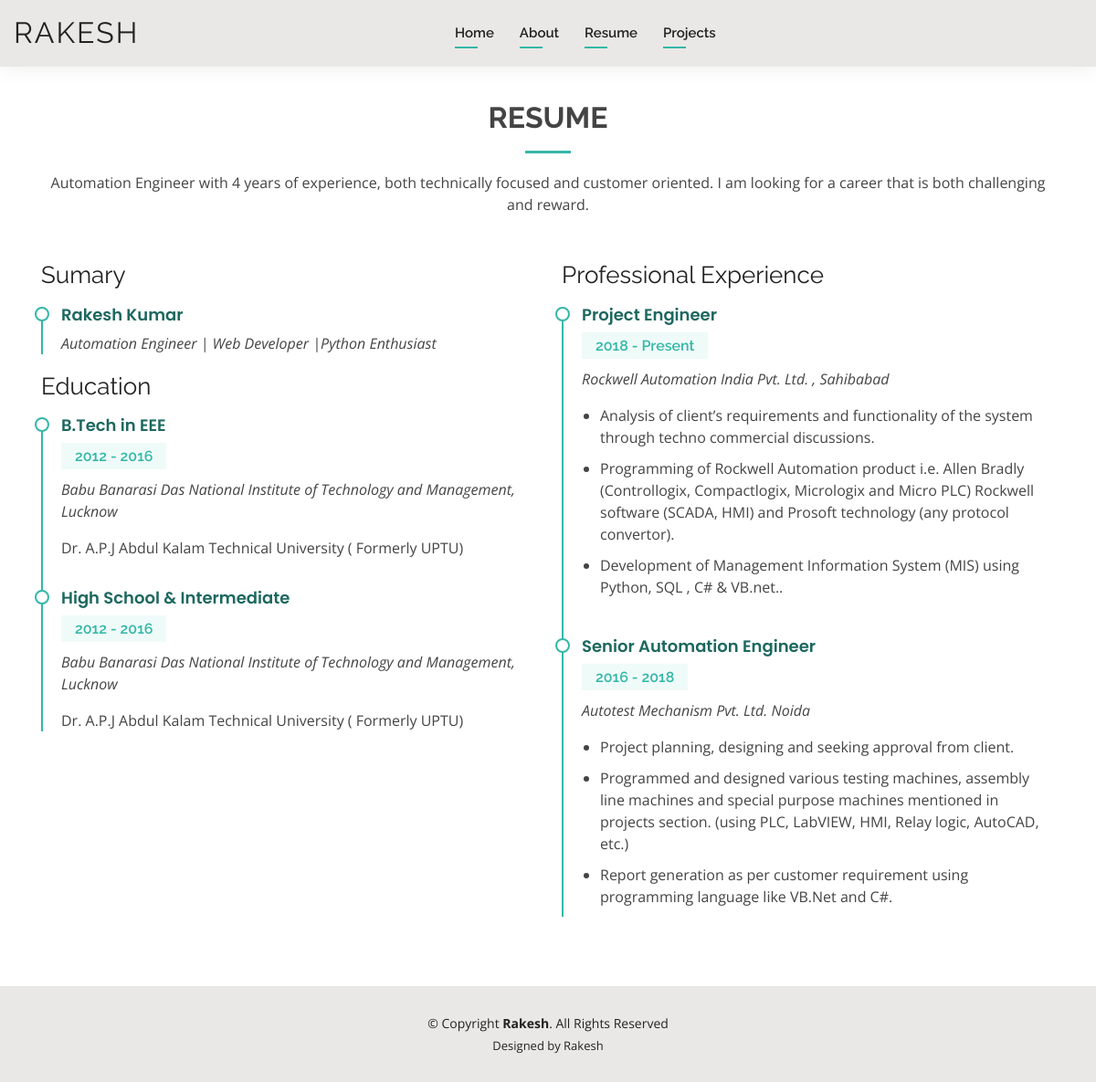
Screenshot of /resume/ with the database file from the repository.
### rakesh/models.py (models this page shows, shortened)
class MyResumeModel(models.Model):
    my_name = models.CharField(max_length=100, null=True, blank=True)
    about_headline = models.TextField(null=True, blank=True)
    current_profile = models.CharField(max_length=100, null=True, blank=True)
    current_profile_details = models.TextField(null=True, blank=True)
    my_age = models.CharField(max_length=100, null=True, blank=True)
    my_phone = models.CharField(max_length=100, null=True, blank=True)
    my_current_location = models.CharField(max_length=100, null=True, blank=True)
    degree = models.CharField(max_length=100, null=True, blank=True)
    email = models.CharField(max_length=100, null=True, blank=True)
    freelance = models.CharField(max_length=100, null=True, blank=True)
    about_myself = models.TextField(null=True, blank=True)
    skills_details = models.TextField(null=True, blank=True)
    skill1 = models.CharField(max_length=100, null=True, blank=True)
    skill1_percentage = models.CharField(max_length=100, null=True, blank=True)
    skill2 = models.CharField(max_length=100, null=True, blank=True)
    skill2_percentage = models.CharField(max_length=100, null=True, blank=True)
    skill3 = models.CharField(max_length=100, null=True, blank=True)
    skill3_percentage = models.CharField(max_length=100, null=True, blank=True)
    skill4 = models.CharField(max_length=100, null=True, blank=True)
    skill4_percentage = models.CharField(max_length=100, null=True, blank=True)
    skill5 = models.CharField(max_length=100, null=True, blank=True)
    skill5_percentage = models.CharField(max_length=100, null=True, blank=True)
    skill6 = models.CharField(max_length=100, null=True, blank=True)
    skill6_percentage = models.CharField(max_length=100, null=True, blank=True)
    resume_summary = models.TextField(null=True, blank=True)
    education1_name = models.CharField(max_length=100, null=True, blank=True)
    education1_year = models.CharField(max_length=100, null=True, blank=True)
    education1_univ_name = models.TextField(null=True, blank=True)
    education1_board = models.CharField(max_length=100, null=True, blank=True)
    education2_name = models.CharField(max_length=100, null=True, blank=True)
    education2_year = models.CharField(max_length=100, null=True, blank=True)
    education2_univ_name = models.TextField(null=True, blank=True)
    education2_board = models.CharField(max_length=100, null=True, blank=True)
    exp1_profile = models.CharField(max_length=100, null=True, blank=True)
    exp1_duration = models.CharField(max_length=100, null=True, blank=True)
    exp1_company = models.CharField(max_length=100, null=True, blank=True)
    exp1_role1 = models.TextField(null=True, blank=True)
    exp1_role2 = models.TextField(null=True, blank=True)
    exp1_role3 = models.TextField(null=True, blank=True)
    exp2_profile = models.CharField(max_length=100, null=True, blank=True)
    exp2_duration = models.CharField(max_length=100, null=True, blank=True)
    exp2_company = models.CharField(max_length=100, null=True, blank=True)
    exp2_role1 = models.TextField(null=True, blank=True)
    exp2_role2 = models.TextField(null=True, blank=True)
    exp2_role3 = models.TextField(null=True, blank=True)
    exp3_profile = models.CharField(max_length=100, null=True, blank=True)
    exp3_duration = models.CharField(max_length=100, null=True, blank=True)
    exp3_company = models.CharField(max_length=100, null=True, blank=True)
    exp3_role1 = models.TextField(null=True, blank=True)
    exp3_role2 = models.TextField(null=True, blank=True)
    exp3_role3 = models.TextField(null=True, blank=True)

### rakesh/views.py (the view)
# urls.py: path('resume/', views.resume_page, name='resume'),
def resume_page(request):
    web_content = MyResumeModel.objects.get(my_name='Rakesh Kumar')
    context = {'web_content': web_content}
    return render(request, 'rakesh/resume.html', context)

### rakesh/templates/rakesh/resume.html (shortened to what this page needs)
{% extends "rakesh/layout.html" %}
{% load static %}
{% block body %}
<main id="main">
  <section id="resume" class="resume">
    <div class="container" data-aos="fade-up">
      <div class="section-title">
        <h2>Resume</h2>
        <p>{{ web_content.resume_summary}}</p>
      </div>
      <div class="row">
        <div class="col-lg-6">
          <h3 class="resume-title">Sumary</h3>
          <div class="resume-item pb-0">
            <h4>{{ web_content.my_name}}</h4>
            <p><em>{{ web_content.about_headline}}</em></p>
          </div>
          <h3 class="resume-title">Education</h3>
          <div class="resume-item">
            <h4>{{ web_content.education1_name}}</h4>
            <h5>{{ web_content.education1_year}}</h5>
            <p><em> {{ web_content.education1_univ_name}}</em></p>
            <p>{{ web_content.education1_board}}</p>
          </div>
          <div class="resume-item">
            <h4>{{ web_content.education2_name}}</h4>
            <h5>{{ web_content.education1_year}}</h5>
            <p><em>{{ web_content.education1_univ_name}}</em></p>
            <p>{{ web_content.education1_board}}</p>
          </div>
        </div>
        <div class="col-lg-6">
          <h3 class="resume-title">Professional Experience</h3>
          <div class="resume-item">
            <h4>{{ web_content.exp1_profile}}</h4>
            <h5>{{ web_content.exp1_duration}}</h5>
            <p><em>{{ web_content.exp1_company}} </em></p>
            <p>
            <ul>
              <li>{{ web_content.exp1_role1}}</li>
              <li>{{ web_content.exp1_role2}} </li>
              <li>{{ web_content.exp1_role3}}.</li>
            </ul>
            </p>
          </div>
          <div class="resume-item">
            <h4>{{ web_content.exp2_profile}}</h4>
            <h5>{{ web_content.exp2_duration}}</h5>
            <p><em>{{ web_content.exp2_company}}</em></p>
            <p>
            <ul>
              <li>{{ web_content.exp2_role1}}</li>
              <li>{{ web_content.exp2_role2}}</li>
              <li>{{ web_content.exp2_role3}}</li>
            </ul>
            </p>
          </div>
        </div>
      </div>
    </div>
  </section>
</main>
{% endblock %}

### static/css/style.css (style rules this page uses)
body { font-family: "Open Sans", sans-serif; color: #444444; }
h1, h2, h3, h4, h5, h6 { font-family: "Raleway", sans-serif; }
#main { margin-top: 50px; }
section { padding: 60px 0; }
.section-title { text-align: center; padding-bottom: 30px; }
.section-title h2 { font-size: 32px; font-weight: bold; text-transform: uppercase; margin-bottom: 20px; padding-bottom: 20px; position: relative; }
.section-title h2::after { content: ''; position: absolute; display: block; width: 50px; height: 3px; background: #34b7a7; bottom: 0; left: calc(50% - 25px); }
.section-title p { margin-bottom: 0; }
.resume .resume-title { font-size: 26px; font-weight: 400; margin-top: 20px; margin-bottom: 20px; color: #222222; }
.resume .resume-item { padding: 0 0 20px 20px; margin-top: -2px; border-left: 2px solid #34b7a7; position: relative; }
.resume .resume-item h4 { line-height: 18px; font-size: 18px; font-weight: 600; font-family: "Poppins", sans-serif; color: #1d685f; margin-bottom: 10px; }
.resume .resume-item h5 { font-size: 16px; background: #effbf9; padding: 5px 15px; display: inline-block; font-weight: 600; margin-bottom: 10px; color: #34b7a7; }
.resume .resume-item ul { padding-left: 20px; }
.resume .resume-item ul li { padding-bottom: 10px; }
.resume .resume-item:last-child { padding-bottom: 0; }
.resume .resume-item::before { content: ""; position: absolute; width: 16px; height: 16px; border-radius: 50px; left: -9px; top: 0; background: #fff; border: 2px solid #34b7a7; }

### rows the page displays
MyResumeModel: resume_summary "Automation Engineer with 4 years of experience, both technically focused and customer oriented. I am looking for a career that is both challenging and reward.", my_name "Rakesh Kumar", about_headline "Automation Engineer | Web Developer |Python Enthusiast", education1_name "B.Tech in EEE", education1_year "2012 - 2016", education1_univ_name "Babu Banarasi Das National Institute of Technology and Management, Lucknow", education1_board "Dr. A.P.J Abdul Kalam Technical University ( Formerly UPTU)", education2_name "High School & Intermediate", exp1_profile "Project Engineer", exp1_duration "2018 - Present", exp1_company "Rockwell Automation India Pvt. Ltd. , Sahibabad", exp1_role1 "Analysis of client’s requirements and functionality of the system through techno commercial discussions.", exp1_role2 "Programming of Rockwell Automation product i.e. Allen Bradly (Controllogix, Compactlogix, Micrologix and Micro PLC) Rockwell software (SCADA, HMI) and Prosoft technology (any protocol convertor).", exp1_role3 "Development of Management Information System (MIS) using Python, SQL , C# & VB.net.", exp2_profile "Senior Automation Engineer", exp2_duration "2016 - 2018", exp2_company "Autotest Mechanism Pvt. Ltd. Noida", exp2_role1 "Project planning, designing and seeking approval from client.", exp2_role2 "Programmed and designed various testing machines, assembly line machines and special purpose machines mentioned in projects section. (using PLC, LabVIEW, HMI, Relay logic, AutoCAD, etc.)", exp2_role3 "Report generation as per customer requirement using programming language like VB.Net and C#."
